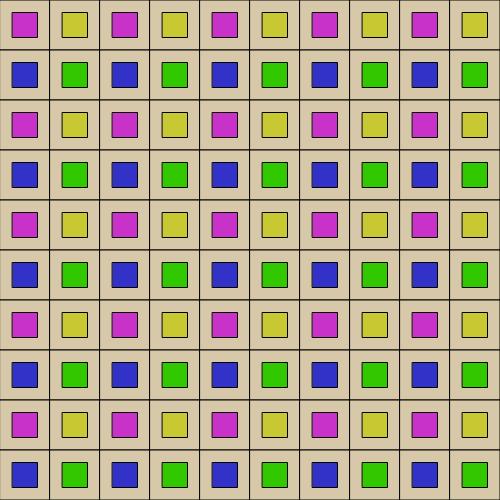
Frame 1 (no input)
Frame 60 (no input): identical to frame 1, image omitted
Frame 120 (the mouse pressed at the canvas centre since frame 60): identical to frame 1, image omitted

The p5.js sketch that drew this single still picture (run headless with seeded random() and noise() and a simulated clock; from frame 60 on, the mouse is pressed at the canvas centre):

// p5.js sketch
// ── sketch.js
//The code example was written by Stavros Didakis
//for the needs of the P5.js workshop
//OFCourse, Thursday 5 July 2018 - Sunday 8 July 2018
//Shanghai, China

//05_Modulo and Rotations 1 (checker)

//Set variables
let size = 50;

function setup() {
  createCanvas(500, 500);
  rectMode(CENTER);
}

function draw() {
  translate(25, 25);  //Offset all shapes by half their width and height

  //Run the nested loop
  for (let y = 0; y < 10; y++) {
    for (let x = 0; x < 10; x++) {
      //Draw the background shapes with standard position and color
      //(no rotation)
      fill(215, 200, 170);
      rect(size * x, size * y, size, size);

      //Conditional statements for color selection
      //A different color is applied for every other odd/even row and column
      //The module operator (%) is used to accomplish the task
      if (x%2==0 && y%2==0) {
        fill(200, 50, 200);
      } else if (x%2==0 && y%2==1) {
        fill(50, 50, 200);
      } else if (x%2==1 && y%2==0) {
        fill(200, 200, 50);
      } else fill(50, 200, 0);

      //To keep our transformations correctly arranged,
      //it is necessary to have a push/pop translation system
      push(); //apply this at the beginning of the transformation
      translate(size * x, size * y); //assign here the shape position
      rect(0, 0, size/2, size/2); //position is driven by translate()
      pop(); //apply this at the end of the transformation
    }
  }
}
